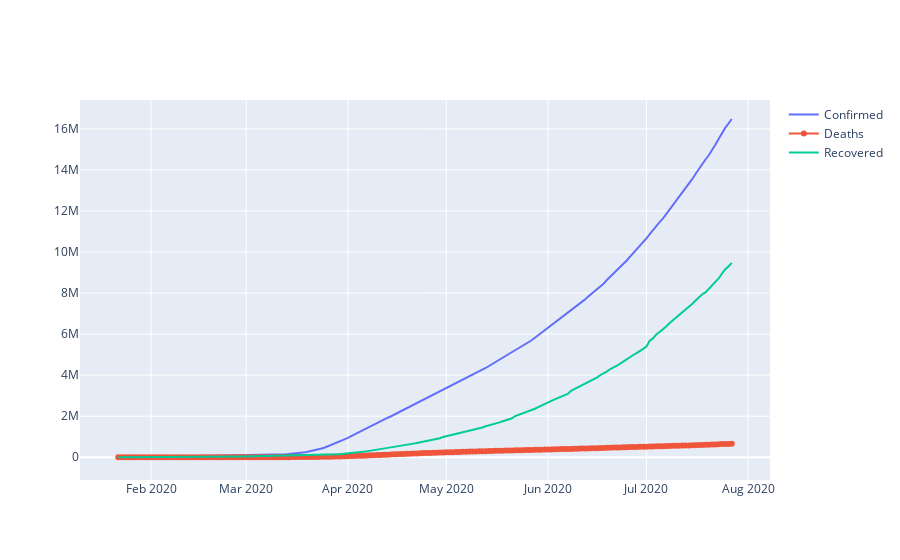

This figure's notebook cell:
### Markdown cell above
# CASES DAY BY DAY

### Code cell
fig = go.Figure()
fig.add_trace(go.Scatter(x=x_1, y=y_1,
                    mode='lines',
                   name="Confirmed"))
fig.add_trace(go.Scatter(x=x_1, y=z_1,
                    mode='lines+markers',
                   name='Deaths'))
fig.add_trace(go.Scatter(x=x_1, y=a_1,
                    mode='lines',
                   name="Recovered"))

fig.show()

### Figure 1 — Plotly figure (JSON) as saved in the notebook; plotly's stock layout.template omitted (floating-point values rounded to 4 significant figures; data arrays with more than 128 entries replaced by an {"elided": "..."} marker saying what was removed)
{"data": [{"mode": "lines", "name": "Confirmed", "type": "scatter", "x": {"elided": "188 str values"}, "y": {"elided": "188 int values"}}, {"mode": "lines+markers", "name": "Deaths", "type": "scatter", "x": {"elided": "188 str values"}, "y": {"elided": "188 int values"}}, {"mode": "lines", "name": "Recovered", "type": "scatter", "x": {"elided": "188 str values"}, "y": {"elided": "188 int values"}}], "layout": {}}
